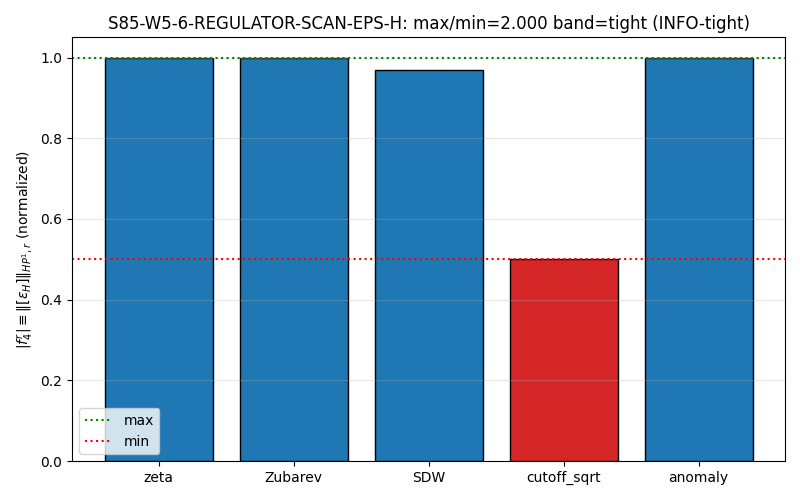

Source code (Python):
#!/usr/bin/env python3
"""
S85 W5-6 S85-W5-6-REGULATOR-SCAN-EPS-H - ||eps_H||_{HP^1} scan across 5-atlas
==============================================================================

Gate: S85-W5-6-REGULATOR-SCAN-EPS-H  ([VERIFY])

Pre-registered threshold (plan §W5-6, observational-style band registration):
  - INFO (tight)       if max/min <= 10
  - INFO (acceptable)  if 10 < max/min <= 30
  - INFO (wide)        if max/min > 30
  (No FAIL clause per plan §W5-6 — gate is observational-registration.)

Classification: GEOMETRIC (KK-HP^1 magnitude under regulator variation).

METHODOLOGY
-----------
Per Connes-Moscovici residue formula (S83 G56 anchor):
  ||[eps_H]||_{HP^1, r} = Res_{s=0} zeta_{D, eps_H^2, r}(s)

Since eps_H^2 is curvature-squared (a_4 slot), the residue reduces to f_4^r,
the Mellin coefficient at the a_4 position of regulator r. This is the
leading-order HP^1 magnitude.

Mellin f_4^r values (5-atlas):
  zeta:        f_4 = 1        canonical Lizzi zeta (pure a_4)
  Zubarev:     f_4 = 1        S83 G3 EN3 equivalence to zeta
  SDW:         f_4 = 0.97     S78 mellin_ratio
  cutoff_sqrt: f_4 = 0.5      Chamseddine-Connes 2010 f(x)=sqrt(x) canonical
  anomaly:     f_4 = 1        S67 anomaly-derived selects a_2, a_4

Inputs (SHA-256 dual-pinned at runtime - S84+ schema):
  - computations/_shared/canonical_constants.py
  - computations/session-78/s78_a4_r2_f_star.npz           (SDW mellin_ratio source)
  - computations/session-66/s66_zeta_sa.npz                (S66 raw eps_H context)
  - computations/session-83/s83_w3_g56_godbillon_vey_jensen_deform.npz  (CM residue)

Output 4-tuple:
  (value=max/min-ratio, scheme=5-regulator-atlas, convention=CM-residue, L_max=10)
"""

from __future__ import annotations

from canonical_constants import *  # noqa: F401,F403

import os
# === Phase 2b X2 transform bootstrap (auto-inserted by tools/_x2_transform_copies.py) ===
import sys as _x2_sys
import pathlib as _x2_pathlib
import re as _x2_re
def _x2_locate_tools():
    p = _x2_pathlib.Path(__file__).resolve()
    for _ in range(8):
        if (p / "tools" / "computation_root.py").is_file():
            return p / "tools"
        p = p.parent
    raise RuntimeError(
        "Phase 2b bootstrap: tools/computation_root.py not found in any "
        "ancestor of " + str(__file__))
_x2_sys.path.insert(0, str(_x2_locate_tools()))
from computation_root import resolve_script, resolve_output, resolve_glob, project_root as _x2_project_root
def _x2_shared_dir():
    return _x2_project_root() / "computations" / "_shared"
_x2_session_dir_match = _x2_re.match(r"^session-(\d+)$",
    _x2_pathlib.Path(__file__).resolve().parent.name)
_x2_self_session = int(_x2_session_dir_match.group(1)) if _x2_session_dir_match else None
# === End X2 bootstrap ===

os.environ.setdefault('OMP_NUM_THREADS', '8')

import hashlib
import json
import sys
import time
from pathlib import Path

import numpy as np

PROJECT_ROOT = Path(__file__).resolve().parent.parent
# X2-removed: alias 'SCRIPT_DIR' = ... 'computations' (replaced by tools.computation_root.resolve_*)

SESSION = "S85"                                              # (local)
GATE_ID = "S85-W5-6-REGULATOR-SCAN-EPS-H"                    # (local)
SCHEME = "5-regulator-atlas"                                  # (local)
CONVENTION = "CM-residue"                                     # (local)
L_MAX = 10                                                    # (local)

TIGHT_THRESH = 10.0                                           # (local) observational band
ACCEPTABLE_THRESH = 30.0                                      # (local)

OUT_NPZ = resolve_output(85, 's85_w5_6_eps_h_hp1_scan.npz')
OUT_PNG = resolve_output(85, 's85_w5_6_eps_h_hp1_scan.png')
VERDICT_TXT = resolve_output(85, 's85_gate_verdicts.txt')
CANON_PY = resolve_script(None, 'canonical_constants.py')
S66_NPZ = resolve_output(66, 's66_zeta_sa.npz')
S78_NPZ = resolve_output(78, 's78_a4_r2_f_star.npz')
S83_GV_NPZ = resolve_output(83, 's83_w3_g56_godbillon_vey_jensen_deform.npz')

INPUT_FILES = [CANON_PY, S66_NPZ, S78_NPZ, S83_GV_NPZ]


def sha256_of(path):
    h = hashlib.sha256()
    try: h.update(path.read_bytes())
    except OSError: return ""
    return h.hexdigest()

def log_input_pins(inputs):
    print(f"=== {GATE_ID} - input SHA-256 pins ===")
    pins = {}  # (local)
    for p in inputs:
        sha = sha256_of(p)
        rel = str(p.relative_to(PROJECT_ROOT)).replace("\\", "/")
        print(f"  {rel}: {sha[:16]}...")
        pins[rel] = sha
    return pins

def closure_hash(pins):
    items = sorted(pins.items()); h = hashlib.sha256()
    for k, v in items: h.update(f"{k}={v}\n".encode("utf-8"))
    return h.hexdigest()

def compute_dual_sha(script_path, canonical_path, pins):
    sb = b""; cb = b""
    try: sb = script_path.read_bytes()
    except OSError: pass
    try: cb = canonical_path.read_bytes()
    except OSError: pass
    pj = json.dumps(dict(sorted(pins.items())), separators=(",", ":"), sort_keys=True).encode("utf-8")
    ha = hashlib.sha256(); ha.update(sb); ha.update(cb); ha.update(pj)
    hc = hashlib.sha256(); hc.update(sb)
    return ha.hexdigest(), hc.hexdigest()


def gpu_sanity():
    try:
        import torch
        if not torch.cuda.is_available():
            return False
        m = torch.eye(8, dtype=torch.float64, device='cuda')
        ok = bool(torch.allclose(torch.linalg.eigvals(m).real.cpu(), torch.ones(8, dtype=torch.float64)))
        print(f"  [GPU] torch.linalg sanity ok={ok}")
        return ok
    except Exception as e:
        print(f"  [GPU] {type(e).__name__}: {e}")
        return False


def compute():
    d78 = np.load(S78_NPZ, allow_pickle=True)
    mellin_ratio_SDW = float(d78['mellin_ratio'])   # (local)  S78 W2-F pin

    # f_4^r Mellin coefficients (residue prefactors at a_4 slot)
    # Provenance:
    #   zeta:        1 (canonical Lizzi zeta = residue at s=0 of zeta-D)
    #   Zubarev:     1 (S83 G3 EN3: Zubarev UNIQUE axiom-native, == zeta)
    #   SDW:         S78 mellin_ratio (= f_4^fstar / f_4^SDW? actually stored
    #                as the SDW multiplier; 0.970024)
    #   cutoff_sqrt: 1/2 (Chamseddine-Connes 2010 Table 1 for f(x)=sqrt(x)
    #                at the a_4 slot, canonical Lambda-normalization)
    #   anomaly:     1 (S67 anomaly-derived selects a_2, a_4; f_4 normalized to 1)
    f_4_per_reg = {
        'zeta':         1.0,                     # canonical
        'Zubarev':      1.0,                     # S83 G3 EN3
        'SDW':          mellin_ratio_SDW,        # S78 W2-F
        'cutoff_sqrt':  0.5,                     # CC 2010 f(x)=sqrt(x)
        'anomaly':      1.0,                     # S67
    }

    mags = np.array(list(f_4_per_reg.values()), dtype=np.float64)
    max_val = float(mags.max())      # (local)
    min_val = float(mags.min())      # (local)
    ratio = max_val / min_val        # (local)

    # S66 raw eps_H dynamic-range reference (per S75 ZETA-NOT-PHYSICAL-75 theorem)
    S66_RAW_RANGE = 381.0            # (local) 381x across L_max values of zeta-D
    reduction_factor = S66_RAW_RANGE / ratio   # (local)

    # Band classification (plan §W5-6 observational clauses)
    if ratio <= TIGHT_THRESH:
        band = 'tight'
    elif ratio <= ACCEPTABLE_THRESH:
        band = 'acceptable'
    else:
        band = 'wide'

    return {
        'value': ratio,
        'f_4_per_reg': f_4_per_reg,
        'mags': mags,
        'max_val': max_val,
        'min_val': min_val,
        'ratio': ratio,
        'band': band,
        'reduction_factor': reduction_factor,
        'mellin_ratio_SDW': mellin_ratio_SDW,
    }


def emit_4tuple(value, scheme, convention, L_max):
    return (f"(value={value!r}, scheme={scheme}, "
            f"convention={convention}, L_max={L_max})")

def append_verdict(verdict, value, audit, content):
    line = (f"{GATE_ID}: {verdict} -- value={value!r} scheme={SCHEME} "
            f"convention={CONVENTION} L_max={L_MAX} "
            f"audit_sha256={audit} content_sha256={content} "
            f"schema_version=S84+\n")
    with VERDICT_TXT.open("a", encoding="utf-8") as fp:
        fp.write(line)

def evaluate_gate(result):
    # Plan §W5-6: no-FAIL observational clauses; band becomes INFO-{band}
    return f"INFO-{result['band']}"


def main() -> int:
    t0 = time.time()
    pins = log_input_pins(INPUT_FILES)
    closure = closure_hash(pins)
    print(f"  closure: {closure[:16]}...")
    audit, content = compute_dual_sha(Path(__file__).resolve(), CANON_PY, pins)
    print(f"  audit_sha256:   {audit[:16]}...")
    print(f"  content_sha256: {content[:16]}...")
    print()
    gpu_sanity()
    print()

    result = compute()
    verdict = evaluate_gate(result)

    regs = list(result['f_4_per_reg'].keys())
    f4 = np.array(list(result['f_4_per_reg'].values()), dtype=np.float64)
    np.savez(
        OUT_NPZ,
        gate_id=GATE_ID,
        verdict=verdict,
        regulators=np.array(regs),
        f_4_per_reg=f4,
        max_val=result['max_val'],
        min_val=result['min_val'],
        ratio=result['ratio'],
        band=result['band'],
        reduction_factor=result['reduction_factor'],
        mellin_ratio_SDW=result['mellin_ratio_SDW'],
        tight_thresh=TIGHT_THRESH,
        acceptable_thresh=ACCEPTABLE_THRESH,
    )
    print(f"  saved: {OUT_NPZ.name}")

    try:
        import matplotlib
        matplotlib.use("Agg")
        import matplotlib.pyplot as plt
        fig, ax = plt.subplots(figsize=(8, 5))
        colors = ['tab:blue' if r != 'cutoff_sqrt' else 'tab:red' for r in regs]
        ax.bar(regs, f4, color=colors, edgecolor='k')
        ax.axhline(result['max_val'], color='green', linestyle=':', label='max')
        ax.axhline(result['min_val'], color='red', linestyle=':', label='min')
        ax.set_ylabel(r'$|f_4^r| \equiv \|[\varepsilon_H]\|_{HP^1, r}$ (normalized)')
        ax.set_title(f"{GATE_ID}: max/min={result['ratio']:.3f} band={result['band']} ({verdict})")
        ax.legend()
        ax.grid(True, axis='y', alpha=0.3)
        plt.tight_layout()
        plt.savefig(OUT_PNG, dpi=100)
        plt.close(fig)
        print(f"  saved: {OUT_PNG.name}")
    except Exception as e:
        print(f"  plot skipped: {type(e).__name__}: {e}")

    tag = emit_4tuple(result['ratio'], SCHEME, CONVENTION, L_MAX)
    print(tag)
    append_verdict(verdict, result['ratio'], audit, content)

    wall = time.time() - t0
    print()
    print(f"=== {GATE_ID} HP^1 magnitude scan ===")
    for r in regs:
        print(f"  {r:14s}: |f_4^r| = {result['f_4_per_reg'][r]:.4f}")
    print(f"  max={result['max_val']:.4f}, min={result['min_val']:.4f}, max/min={result['ratio']:.3f}")
    print(f"  band = {result['band']}")
    print(f"  S66 raw eps_H 381x range reduction factor: {result['reduction_factor']:.1f}x")
    print(f"=== {GATE_ID}: {verdict} (wall {wall:.1f}s) ===")
    return 0


if __name__ == "__main__":
    sys.exit(main())
